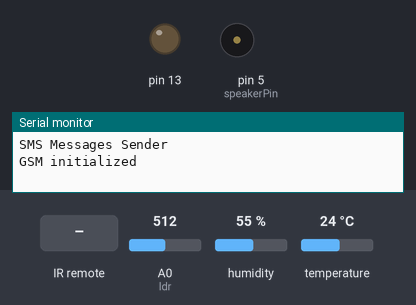
A sketch run on a simulated Arduino Uno, built with avr-gcc and run on an emulated ATmega328P. Shown: output pins drawn as LEDs (lit = HIGH), buzzer (waves = sounding, pin HIGH), the last lines printed to the serial monitor. The test bench sets the inputs (shaded band); at power-on: temperature 24 °C, A0 (ldr) = 512, humidity 55 %.

Above: at 3.2 s.
3.3 s: temperature set to 38 °C
6.2 s: temperature set to 41 °C
At 9.9 s:
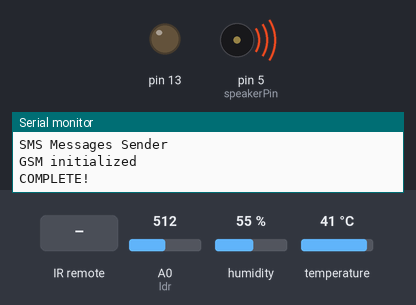
10.5 s: infrared code 0xFF30CF received
At 11.1 s:
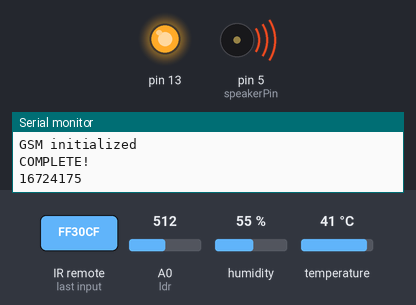
13.5 s: infrared code 0xFF18E7 received
At 14.6 s:
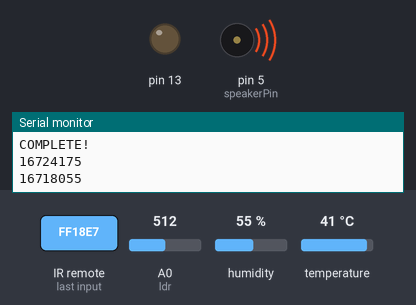
Timing chart, 0 to 16.5 s (numbered marks = the images above; inputs shaded):
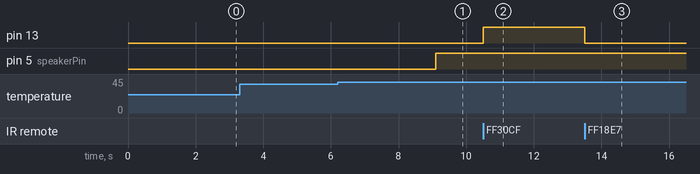

The sketch:

_14.ino
```cpp
/*
 SMS sender

 This sketch, for the Arduino GSM shield,sends an SMS message
 you enter in the serial monitor. Connect your Arduino with the
 GSM shield and SIM card, open the serial monitor, and wait for
 the "READY" message to appear in the monitor. Next, type a
 message to send and press "return". Make sure the serial
 monitor is set to send a newline when you press return.

 Circuit:
 * GSM shield
 * SIM card that can send SMS

 created 25 Feb 2012
 by Tom Igoe

 This example is in the public domain.

 http://arduino.cc/en/Tutorial/GSMExamplesSendSMS

 */

// Include the GSM library
#include <GSM.h>
#include "DHT.h"
#include <string.h>
#define PINNUMBER ""
#define DHTTYPE DHT11
#define DHTPIN 4
#include <IRremote.h>;
GSM gsmAccess;
GSM_SMS sms;
DHT dht(DHTPIN, DHTTYPE);
//const int buttonPin = 5;
int speakerPin=5;
const int ldr =0;
int buttonState = 0,k=0,p=0,ldrval;
int irRemotePin=6;
IRrecv irrecv(irRemotePin);
decode_results results;
char senderNumber[20];

void setup()
{
  pinMode(speakerPin,OUTPUT);
  //pinMode(buttonPin, INPUT);
  pinMode(irRemotePin,INPUT);
  pinMode(13, OUTPUT);
  // initialize serial communications and wait for port to open:
  Serial.begin(9600);
  Serial.println("SMS Messages Sender");

  // connection state
  boolean notConnected = true;

  // Start GSM shield
  // If your SIM has PIN, pass it as a parameter of begin() in quotes
  while (notConnected)
  {
    if (gsmAccess.begin(PINNUMBER) == GSM_READY)
      notConnected = false;
    else
    {
      Serial.println("Not connected");
      delay(1000);
    }
  }

  Serial.println("GSM initialized");
  dht.begin();
  irrecv.enableIRIn();
}

void loop()
{
  char c[30],i=0;
  // buttonState = digitalRead(buttonPin);
  //if(buttonState==HIGH)k=1;
    float h = dht.readHumidity();
    float t = dht.readTemperature();
       if (isnan(t) || isnan(h)) Serial.println("Failed to read from DHT");
  if (sms.available())
  {
    i=0;
    Serial.println("Message received from:");

    // Get remote number
    sms.remoteNumber(senderNumber, 20);
    Serial.println(senderNumber);

    // Any messages starting with # should be discarded
    if (sms.peek() == '#')
    {
      Serial.println("Discarded SMS");
      sms.flush();
    }
    // Read message bytes and print them
    while (c[i] = sms.read())
      {Serial.print(c[i]);
      i++;
      }
      Serial.print(c[0]);
   if(((c[0]=='t')||(c[0]=='T'))&&(c[1]=='e'))k=1;
   if(((c[0]=='u')||(c[0]=='U'))&&(c[1]=='m'))k=2;
   if(((c[0]=='L')||(c[0]=='l'))&&(c[1]=='p'))digitalWrite(13, HIGH);
   if(((c[0]=='L')||(c[0]=='l'))&&(c[1]=='o'))digitalWrite(13, LOW);

   // Delete message from modem memory
    sms.flush();
  }

     if(irrecv.decode(&results))
        {
            Serial.println(results.value);
            irrecv.resume();
            if(results.value==16724175) digitalWrite(13, HIGH);
            if(results.value==16718055) digitalWrite(13, LOW);
         }

       if((t>39)&&(p==0))
        {
        sms.beginSMS(senderNumber);
        sms.print("Alerta temperatura ridicata: ");
        sms.print(t);
        sms.print("*C");
        sms.endSMS();
        Serial.println("\nCOMPLETE!\n");
        p=1;
        digitalWrite(speakerPin,HIGH);
        //delay(5000);
        //digitalWrite(speakerPin,LOW);
        }
  if(k==1)
  {
    sms.beginSMS(senderNumber);
    sms.print("temperatura: ");
    sms.print(t);
    sms.endSMS();
    Serial.print(" %\t");
    Serial.print("Temperatura: ");
    Serial.print(t);
    Serial.println(" *C");
    k=0;
    p=0;
    delay(2000);
  }
  if(k==2)
  {
    sms.beginSMS(senderNumber);
    sms.print("  umiditatea: ");
    sms.print(h);
    sms.endSMS();
    Serial.println(senderNumber);
    Serial.println("\nCOMPLETE!\n");
    Serial.print("Umiditate: ");
    Serial.print(h);
    k=0;
    p=0;
    delay(2000);
  }
  ldrval=analogRead(ldr);

}

/*
  Read input serial
 */
int readSerial(char result[])
{
  int i = 0;
  while (1)
  {
    while (Serial.available() > 0)
    {
      char inChar = Serial.read();
      if (inChar == '\n')
      {
        result[i] = '\0';
        Serial.flush();
        return 0;
      }
      if (inChar != '\r')
      {
        result[i] = inChar;
        i++;
      }
    }
  }
}
```

Measured:
- the behaviour switches between 39 and 40 °C on temperature (found by bisection; images 0 and 1)
- after the input at 3.3 s, every drawn part: stays the same
- after the input at 6.2 s, pin 5 (speakerPin): LOW → HIGH after 2.9 s
- after the input at 10.5 s, pin 13: LOW → HIGH at once
- after the input at 13.5 s, pin 13: HIGH → LOW at once
